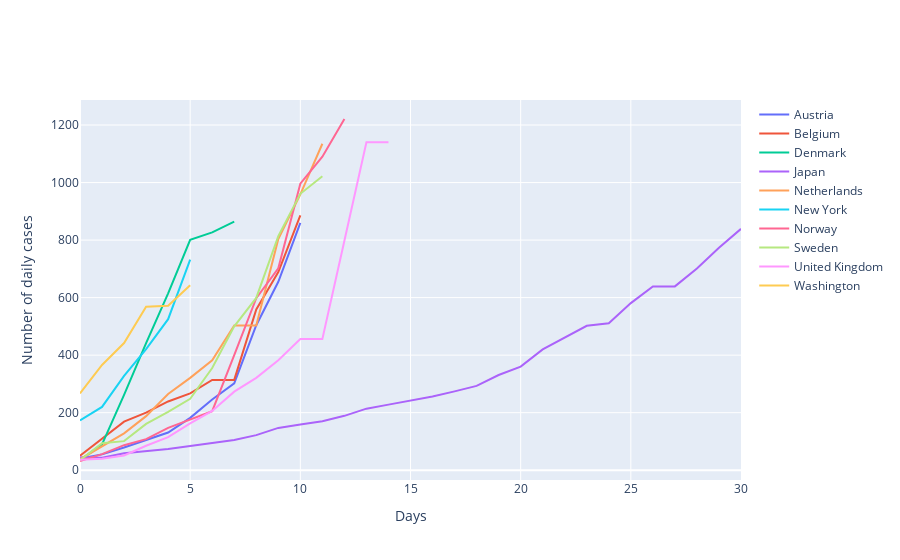

Notebook code cell kept with this figure:
### Code cell
plot_daily_cases(grpedData,list_of_countries,groupBy=groupBy)

### Figure 1 — Plotly figure (JSON) as saved in the notebook; plotly's stock layout.template omitted (floating-point values rounded to 4 significant figures)
{"data": [{"mode": "lines", "name": "Austria", "type": "scatter", "x": [0, 1, 2, 3, 4, 5, 6, 7, 8, 9, 10], "y": [41, 55, 79, 104, 131, 182, 246, 302, 504, 655, 860]}, {"mode": "lines", "name": "Belgium", "type": "scatter", "x": [0, 1, 2, 3, 4, 5, 6, 7, 8, 9, 10], "y": [50, 109, 169, 200, 239, 267, 314, 314, 559, 689, 886]}, {"mode": "lines", "name": "Denmark", "type": "scatter", "x": [0, 1, 2, 3, 4, 5, 6, 7], "y": [35, 90, 262, 442, 615, 801, 827, 864]}, {"mode": "lines", "name": "Japan", "type": "scatter", "x": [0, 1, 2, 3, 4, 5, 6, 7, 8, 9, 10, 11, 12, 13, 14, 15, 16, 17, 18, 19, 20, 21, 22, 23, 24, 25, 26, 27, 28, 29, 30], "y": [45, 43, 59, 66, 74, 84, 94, 105, 122, 147, 159, 170, 189, 214, 228, 241, 256, 274, 293, 331, 360, 420, 461, 502, 511, 581, 639, 639, 701, 773, 839]}, {"mode": "lines", "name": "Netherlands", "type": "scatter", "x": [0, 1, 2, 3, 4, 5, 6, 7, 8, 9, 10, 11], "y": [38, 82, 128, 188, 265, 321, 382, 503, 503, 804, 959, 1135]}, {"mode": "lines", "name": "New York", "type": "scatter", "x": [0, 1, 2, 3, 4, 5], "y": [173, 220, 328, 421, 525, 732]}, {"mode": "lines", "name": "Norway", "type": "scatter", "x": [0, 1, 2, 3, 4, 5, 6, 7, 8, 9, 10, 11, 12], "y": [32, 56, 87, 108, 147, 176, 205, 400, 598, 702, 996, 1090, 1221]}, {"mode": "lines", "name": "Sweden", "type": "scatter", "x": [0, 1, 2, 3, 4, 5, 6, 7, 8, 9, 10, 11], "y": [35, 94, 101, 161, 203, 248, 355, 500, 599, 814, 961, 1022]}, {"mode": "lines", "name": "United Kingdom", "type": "scatter", "x": [0, 1, 2, 3, 4, 5, 6, 7, 8, 9, 10, 11, 12, 13, 14], "y": [36, 40, 51, 85, 115, 163, 206, 273, 321, 382, 456, 456, 798, 1140, 1140]}, {"mode": "lines", "name": "Washington", "type": "scatter", "x": [0, 1, 2, 3, 4, 5], "y": [267, 366, 442, 568, 572, 643]}], "layout": {"showlegend": true, "xaxis": {"title": {"text": "Days"}}, "yaxis": {"title": {"text": "Number of daily cases"}}}}
